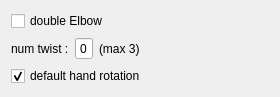
<?xml version="1.0" encoding="UTF-8"?>
<ui version="4.0">
    <class>Form</class>
    <widget class="QWidget" name="Form">
        <property name="geometry">
            <rect>
                <x>0</x>
                <y>0</y>
                <width>280</width>
                <height>86</height>
            </rect>
        </property>
        <property name="windowTitle">
            <string>Form</string>
        </property>
        <layout class="QVBoxLayout" name="verticalLayout">
            <item>
                <widget class="QCheckBox" name="doubleElbow_ckb">
                    <property name="text">
                        <string>double Elbow</string>
                    </property>
                </widget>
            </item>
            <item>
                <layout class="QHBoxLayout" name="horizontalLayout">
                    <item>
                        <widget class="QLabel" name="label">
                            <property name="text">
                                <string>num twist :</string>
                            </property>
                        </widget>
                    </item>
                    <item>
                        <widget class="QSpinBox" name="numTwist_box">
                            <property name="buttonSymbols">
                                <enum>QAbstractSpinBox::NoButtons</enum>
                            </property>
                            <property name="maximum">
                                <number>3</number>
                            </property>
                        </widget>
                    </item>
                    <item>
                        <widget class="QLabel" name="label_3">
                            <property name="text">
                                <string>(max 3)</string>
                            </property>
                        </widget>
                    </item>
                    <item>
                        <widget class="QLabel" name="label_2">
                            <property name="sizePolicy">
                                <sizepolicy hsizetype="MinimumExpanding" vsizetype="Preferred">
                                    <horstretch>0</horstretch>
                                    <verstretch>0</verstretch>
                                </sizepolicy>
                            </property>
                            <property name="text">
                                <string/>
                            </property>
                        </widget>
                    </item>
                </layout>
            </item>
            <item>
                <widget class="QCheckBox" name="defaultHandRotation_ckb">
                    <property name="text">
                        <string>default hand rotation</string>
                    </property>
                    <property name="checked">
                        <bool>true</bool>
                    </property>
                </widget>
            </item>
        </layout>
    </widget>
    <resources/>
    <connections/>
</ui>
